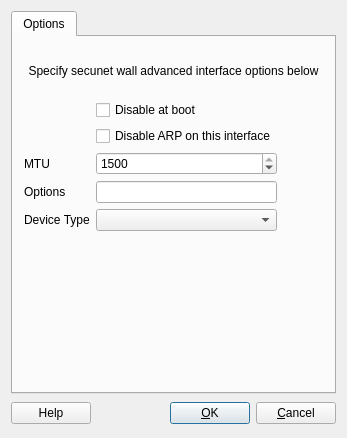
<ui version="4.0" >
 <class>secuwallIfaceOptsDialog_q</class>
 <widget class="QDialog" name="secuwallIfaceOptsDialog_q" >
  <property name="geometry" >
   <rect>
    <x>0</x>
    <y>0</y>
    <width>347</width>
    <height>438</height>
   </rect>
  </property>
  <property name="windowTitle" >
   <string>secunet wall: interface settings</string>
  </property>
  <layout class="QGridLayout" >
   <item row="1" column="0" >
    <layout class="QHBoxLayout" >
     <item>
      <widget class="QPushButton" name="buttonHelp" >
       <property name="text" >
        <string>Help</string>
       </property>
      </widget>
     </item>
     <item>
      <spacer>
       <property name="orientation" >
        <enum>Qt::Horizontal</enum>
       </property>
       <property name="sizeType" >
        <enum>QSizePolicy::Expanding</enum>
       </property>
       <property name="sizeHint" stdset="0" >
        <size>
         <width>151</width>
         <height>27</height>
        </size>
       </property>
      </spacer>
     </item>
     <item>
      <widget class="QPushButton" name="buttonOk" >
       <property name="text" >
        <string>&amp;OK</string>
       </property>
       <property name="shortcut" >
        <string/>
       </property>
       <property name="autoDefault" >
        <bool>true</bool>
       </property>
       <property name="default" >
        <bool>true</bool>
       </property>
      </widget>
     </item>
     <item>
      <widget class="QPushButton" name="buttonCancel" >
       <property name="text" >
        <string>&amp;Cancel</string>
       </property>
       <property name="shortcut" >
        <string/>
       </property>
       <property name="autoDefault" >
        <bool>true</bool>
       </property>
      </widget>
     </item>
    </layout>
   </item>
   <item row="0" column="0" >
    <widget class="QTabWidget" name="tabWidget" >
     <property name="tabShape" >
      <enum>QTabWidget::Rounded</enum>
     </property>
     <property name="currentIndex" >
      <number>0</number>
     </property>
     <widget class="QWidget" name="tab" >
      <attribute name="title" >
       <string>Options</string>
      </attribute>
      <attribute name="icon" >
       <iconset resource="MainRes.qrc" >
        <normaloff>:/Icons/Options</normaloff>:/Icons/Options</iconset>
      </attribute>
      <layout class="QGridLayout" name="gridLayout_2" >
       <item row="0" column="0" >
        <spacer>
         <property name="orientation" >
          <enum>Qt::Vertical</enum>
         </property>
         <property name="sizeType" >
          <enum>QSizePolicy::Fixed</enum>
         </property>
         <property name="sizeHint" stdset="0" >
          <size>
           <width>20</width>
           <height>16</height>
          </size>
         </property>
        </spacer>
       </item>
       <item row="1" column="0" colspan="3" >
        <widget class="QLabel" name="network_tab_txt2_3" >
         <property name="text" >
          <string>Specify secunet wall advanced interface options below</string>
         </property>
         <property name="alignment" >
          <set>Qt::AlignCenter</set>
         </property>
         <property name="wordWrap" >
          <bool>true</bool>
         </property>
        </widget>
       </item>
       <item row="2" column="0" >
        <spacer>
         <property name="orientation" >
          <enum>Qt::Vertical</enum>
         </property>
         <property name="sizeType" >
          <enum>QSizePolicy::Fixed</enum>
         </property>
         <property name="sizeHint" stdset="0" >
          <size>
           <width>20</width>
           <height>16</height>
          </size>
         </property>
        </spacer>
       </item>
       <item row="5" column="0" >
        <widget class="QLabel" name="label" >
         <property name="layoutDirection" >
          <enum>Qt::RightToLeft</enum>
         </property>
         <property name="text" >
          <string>MTU</string>
         </property>
        </widget>
       </item>
       <item row="5" column="1" >
        <widget class="QSpinBox" name="iface_mtu" >
         <property name="minimum" >
          <number>1</number>
         </property>
         <property name="maximum" >
          <number>1500</number>
         </property>
         <property name="value" >
          <number>1500</number>
         </property>
        </widget>
       </item>
       <item row="6" column="0" >
        <widget class="QLabel" name="label_2" >
         <property name="layoutDirection" >
          <enum>Qt::RightToLeft</enum>
         </property>
         <property name="text" >
          <string>Options</string>
         </property>
        </widget>
       </item>
       <item row="6" column="1" >
        <widget class="QLineEdit" name="iface_options" />
       </item>
       <item row="9" column="0" >
        <widget class="QLabel" name="iface_type_label" >
         <property name="layoutDirection" >
          <enum>Qt::RightToLeft</enum>
         </property>
         <property name="text" >
          <string>Device Type</string>
         </property>
        </widget>
       </item>
       <item row="9" column="1" >
        <widget class="QComboBox" name="iface_type" />
       </item>
       <item row="9" column="2" >
        <spacer name="horizontalSpacer_3" >
         <property name="orientation" >
          <enum>Qt::Horizontal</enum>
         </property>
         <property name="sizeHint" stdset="0" >
          <size>
           <width>40</width>
           <height>20</height>
          </size>
         </property>
        </spacer>
       </item>
       <item row="10" column="1" >
        <spacer>
         <property name="orientation" >
          <enum>Qt::Vertical</enum>
         </property>
         <property name="sizeType" >
          <enum>QSizePolicy::Minimum</enum>
         </property>
         <property name="sizeHint" stdset="0" >
          <size>
           <width>20</width>
           <height>20</height>
          </size>
         </property>
        </spacer>
       </item>
       <item row="11" column="0" >
        <spacer>
         <property name="orientation" >
          <enum>Qt::Horizontal</enum>
         </property>
         <property name="sizeHint" stdset="0" >
          <size>
           <width>40</width>
           <height>20</height>
          </size>
         </property>
        </spacer>
       </item>
       <item rowspan="2" row="11" column="1" >
        <widget class="QStackedWidget" name="options_stack" >
         <property name="sizePolicy" >
          <sizepolicy vsizetype="Expanding" hsizetype="Preferred" >
           <horstretch>0</horstretch>
           <verstretch>0</verstretch>
          </sizepolicy>
         </property>
         <property name="currentIndex" >
          <number>0</number>
         </property>
         <widget class="QWidget" name="page_0" />
         <widget class="QWidget" name="page_1" >
          <layout class="QGridLayout" name="gridLayout_1" >
           <item row="0" column="0" >
            <widget class="QLabel" name="vlan_label" >
             <property name="enabled" >
              <bool>true</bool>
             </property>
             <property name="layoutDirection" >
              <enum>Qt::RightToLeft</enum>
             </property>
             <property name="text" >
              <string>VLAN ID</string>
             </property>
            </widget>
           </item>
           <item row="0" column="1" >
            <widget class="QSpinBox" name="vlan_id" >
             <property name="maximum" >
              <number>4095</number>
             </property>
            </widget>
           </item>
           <item row="0" column="2" >
            <spacer name="horizontalSpacer" >
             <property name="orientation" >
              <enum>Qt::Horizontal</enum>
             </property>
             <property name="sizeHint" stdset="0" >
              <size>
               <width>140</width>
               <height>20</height>
              </size>
             </property>
            </spacer>
           </item>
          </layout>
         </widget>
        </widget>
       </item>
       <item row="12" column="2" >
        <spacer name="horizontalSpacer1" >
         <property name="orientation" >
          <enum>Qt::Horizontal</enum>
         </property>
         <property name="sizeHint" stdset="0" >
          <size>
           <width>141</width>
           <height>20</height>
          </size>
         </property>
        </spacer>
       </item>
       <item row="5" column="2" >
        <spacer name="horizontalSpacer_2" >
         <property name="orientation" >
          <enum>Qt::Horizontal</enum>
         </property>
         <property name="sizeHint" stdset="0" >
          <size>
           <width>40</width>
           <height>20</height>
          </size>
         </property>
        </spacer>
       </item>
       <item row="6" column="2" >
        <spacer name="horizontalSpacer_4" >
         <property name="orientation" >
          <enum>Qt::Horizontal</enum>
         </property>
         <property name="sizeHint" stdset="0" >
          <size>
           <width>40</width>
           <height>20</height>
          </size>
         </property>
        </spacer>
       </item>
       <item row="3" column="1" >
        <widget class="QCheckBox" name="iface_disableboot" >
         <property name="text" >
          <string>Disable at boot</string>
         </property>
        </widget>
       </item>
       <item row="4" column="1" >
        <widget class="QCheckBox" name="iface_disablearp" >
         <property name="text" >
          <string>Disable ARP on this interface</string>
         </property>
        </widget>
       </item>
       <item row="13" column="1" >
        <spacer name="verticalSpacer" >
         <property name="orientation" >
          <enum>Qt::Vertical</enum>
         </property>
         <property name="sizeHint" stdset="0" >
          <size>
           <width>20</width>
           <height>40</height>
          </size>
         </property>
        </spacer>
       </item>
      </layout>
     </widget>
    </widget>
   </item>
  </layout>
 </widget>
 <layoutdefault spacing="6" margin="11" />
 <tabstops>
  <tabstop>buttonOk</tabstop>
  <tabstop>buttonCancel</tabstop>
  <tabstop>tabWidget</tabstop>
 </tabstops>
 <resources>
  <include location="MainRes.qrc" />
 </resources>
 <connections>
  <connection>
   <sender>buttonOk</sender>
   <signal>clicked()</signal>
   <receiver>secuwallIfaceOptsDialog_q</receiver>
   <slot>accept()</slot>
   <hints>
    <hint type="sourcelabel" >
     <x>316</x>
     <y>472</y>
    </hint>
    <hint type="destinationlabel" >
     <x>20</x>
     <y>20</y>
    </hint>
   </hints>
  </connection>
  <connection>
   <sender>buttonCancel</sender>
   <signal>clicked()</signal>
   <receiver>secuwallIfaceOptsDialog_q</receiver>
   <slot>reject()</slot>
   <hints>
    <hint type="sourcelabel" >
     <x>397</x>
     <y>472</y>
    </hint>
    <hint type="destinationlabel" >
     <x>20</x>
     <y>20</y>
    </hint>
   </hints>
  </connection>
  <connection>
   <sender>buttonHelp</sender>
   <signal>clicked()</signal>
   <receiver>secuwallIfaceOptsDialog_q</receiver>
   <slot>help()</slot>
   <hints>
    <hint type="sourcelabel" >
     <x>68</x>
     <y>464</y>
    </hint>
    <hint type="destinationlabel" >
     <x>231</x>
     <y>245</y>
    </hint>
   </hints>
  </connection>
  <connection>
   <sender>iface_type</sender>
   <signal>currentIndexChanged(QString)</signal>
   <receiver>secuwallIfaceOptsDialog_q</receiver>
   <slot>typeChanged(QString)</slot>
   <hints>
    <hint type="sourcelabel" >
     <x>287</x>
     <y>196</y>
    </hint>
    <hint type="destinationlabel" >
     <x>286</x>
     <y>261</y>
    </hint>
   </hints>
  </connection>
 </connections>
</ui>
